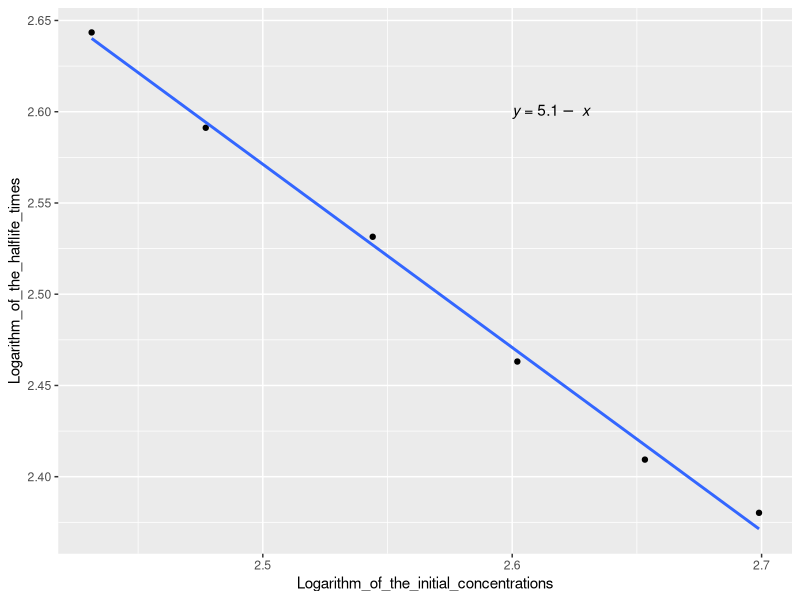
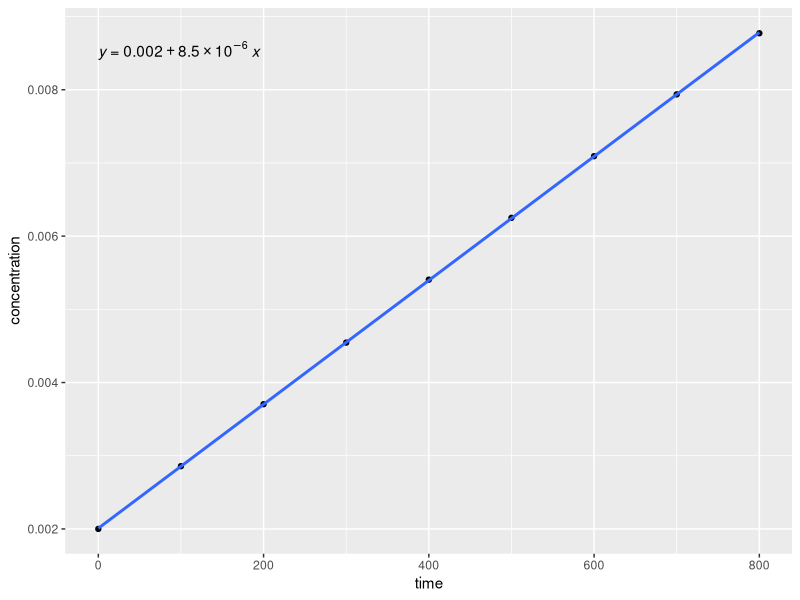

The R script that drew these images, in order:
library(ggplot2)
library(dplyr)
library(broom)
library(ggpubr)
library(tidyverse)
library(Hmisc)
#Let's turn the data into vectors

time_ej2<-c(0, 100, 200, 300, 400, 500, 600, 700, 800)
concentration_ej2<-c(5.00, 3.50, 2.70, 2.20, 1.85, 1.60, 1.41, 1.26, 1.14)*10^2

#lets make a vector with the concentration we want to interpolate for the half-life times and correct the half-times

initial_concentrations<-c(5.00, 4.50, 4.00, 3.50, 3.00, 2.70)*10^2
Halflife_time_concentrations<-initial_concentrations/2
Interpolated_times<-c(approx(y=time_ej2, x=concentration_ej2, xout = initial_concentrations))
Interpolated_halflife_times<-c(approx(y=time_ej2, x=concentration_ej2, xout =Halflife_time_concentrations))

#the last two lines interpolate the time value for the data we input as "xout" using the data we put in the x= and y= arguments 

#the result the interpolations yield are not number but pairs of x(concentration) and y(times) values
#because of this to operate with them and get the half-life times we need to only pick the time part of these pairs
#to do this we just add a $y at the end when calling the variable
Halflife_times<-Interpolated_halflife_times$y-Interpolated_times$y

#we take the logs of the concentrations and the half-life times and plot them to get the slope

Logarithm_of_the_initial_concentrations<-log10(initial_concentrations)
Logarithm_of_the_halflife_times<-log10(Halflife_times)

#Now let's make a table with all the data
data_ej_2<-data.frame("initial_concentrations"=initial_concentrations,
                      "Halflife_times"=Halflife_times,
                      "Logarithm_of_the_initial_concentrations"=Logarithm_of_the_initial_concentrations,
                      "Logarithm_of_the_halflife_times"=Logarithm_of_the_halflife_times)
#now we plot yey

ggplot(data = data_ej_2,
       aes(x=Logarithm_of_the_initial_concentrations,
           y=Logarithm_of_the_halflife_times))+
  geom_point()+
  geom_smooth(method = lm, se=F)+
  stat_regline_equation(label.x = 2.6, label.y = 2.60)

lm_ej2_halflife<-lm(Logarithm_of_the_halflife_times~Logarithm_of_the_initial_concentrations)
summary(lm_ej2_halflife)

#from this regression equation we get that m=-(n-1)=-1 therefore n=2
#then log(\frac{2^{n-1}-1}{(n-1)k})=b
#with n=2 log(\frac{1}{k})=b
#then k=10^{-b} with b=5.0821 k=8.277515e-06

#for the integral method, since we already know the order is 2 we don't need to try with every equation, we'll go straight to the second order one

#for second order, we have the equation [A]_0-akt=[A]
#if we plot the concentration of A vs the time we can get K from the slope

data_ej_2_integral_method<-data.frame("concentration"=1/concentration_ej2,
                                      "time"=time_ej2)
ggplot(data = data_ej_2_integral_method,
       aes(x=time,
           y=concentration))+
  geom_point()+
  geom_smooth(method=lm, se=F)+
  stat_regline_equation()

lm_integral_method<-lm(1/concentration_ej2~time_ej2)
summary(lm_integral_method)

#from the slope we know that the value of k is: 8.468e-06
